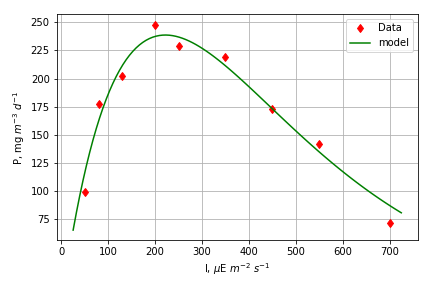

Write the Python code that produced this figure.
#!/usr/bin/env python3
# -*- coding: utf-8 -*-
"""
Created on Tue Apr  7 15:33:52 2020

@author: mikekeohane
"""

import numpy as np
import scipy.optimize as opt
import matplotlib.pyplot as plt

I = [50, 80, 130, 200, 250, 350, 450, 550, 700]
P = [99, 177, 202, 248, 229, 219, 173, 142, 72]

Imodel = np.linspace(25, 725, 100)



def yfun(x, *coefs):
    return coefs[0] * (x/coefs[1]) * np.exp(-x/coefs[1] + 1)

popt = opt.curve_fit(yfun, I, P, [250, 229])[0]
print(popt)

def calc_stats(y, yhat, to_print=True):
    # Calculate statistics
    st = np.sum((y - np.mean(y)) ** 2)
    sr = np.sum((y - yhat) ** 2)
    r2 = (st - sr) / st
    if to_print:
        print("st: {:.3e}\nsr: {:.3e}\nr2: {:.3e}".format(st, sr, r2))
    return st, sr, r2


Phat = popt[0] * (np.array(I)/popt[1]) * np.exp(-np.array(I)/popt[1] + 1)
calc_stats(P, Phat)

Pmodel = popt[0] * (Imodel/popt[1]) * np.exp(-Imodel/popt[1] + 1)

fig = plt.figure(num=1, clear=True)
ax = fig.subplots(1,1)

ax.plot(I, P, "rd", label="Data")
ax.plot(Imodel, Pmodel, "g-", label="model")
ax.set(ylabel='P, mg $m^{-3}$ $d^{-1}$', xlabel='I, $\mu$E $m^{-2}$ $s^{-1}$')
ax.grid(True)
ax.legend(loc="best")
fig.tight_layout()


fig.savefig("chapra_15_011.png")